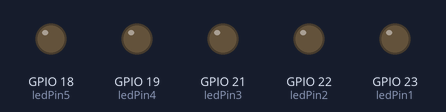
Recording of a sketch running on a simulated ESP32. On the bench: output pins drawn as LEDs (lit = HIGH). What the sketch prints to the serial monitor is not drawn.

Above: at 0.5 s.
At 1.5 s:
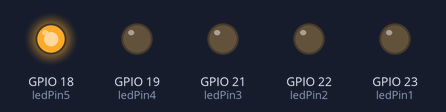
At 2.5 s:
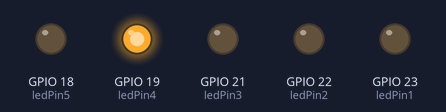
At 5.5 s:
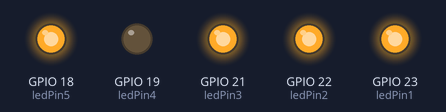
At 8.5 s:
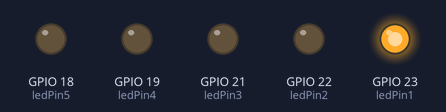
At 11.5 s:
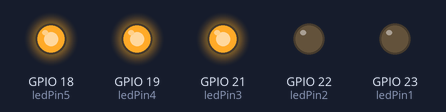
Timing chart, 0 to 13.0 s (numbered marks = the images above):
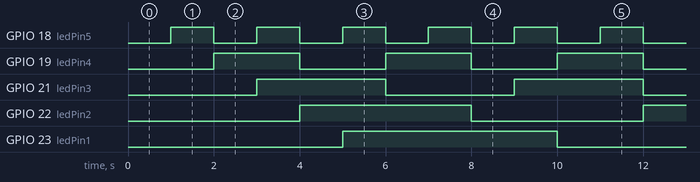

Measured:
- by itself, GPIO 18 (ledPin5): alternates HIGH for 1.0 s and LOW for 1.0 s
- by itself, GPIO 19 (ledPin4): alternates HIGH for 2.0 s and LOW for 2.0 s
- by itself, GPIO 21 (ledPin3): alternates HIGH for 3.0 s and LOW for 3.0 s
- by itself, GPIO 22 (ledPin2): alternates HIGH for 4.0 s and LOW for 4.0 s
- by itself, GPIO 23 (ledPin1): alternates HIGH for 5.0 s and LOW for 5.0 s

The sketch:

FreeRTOS_blynk_LEDs.ino
```cpp
/*
 * FreeRTOS 5 LED Blink Project
 * - Red : 5000ms
 * - Green : 4000ms
 * - Blue : 3000ms
 * - Yellow : 2000ms
 * - White : 1000ms
 */

// --- LED Pin Definitions ---
const int ledPin1 = 23; // Red
const int ledPin2 = 22; // Green
const int ledPin3 = 21; // Blue
const int ledPin4 = 19; // Yellow
const int ledPin5 = 18; // White

// --- Task Functions ---

void BlinkTask(void *pvParameters) {
  int pinNumber = (int)pvParameters;
  uint8_t ledState = 0;

  pinMode(pinNumber, OUTPUT);

  int delayTime = 1000; // Default

  if (pinNumber == ledPin1) {
    delayTime = 5000; // Red: 5000ms
  } else if (pinNumber == ledPin2) {
    delayTime = 4000; // Green: 4000ms
  } else if (pinNumber == ledPin3) {
    delayTime = 3000; // Blue: 3000ms
  } else if (pinNumber == ledPin4) {
    delayTime = 2000; // Yellow: 2000ms
  } else if (pinNumber == ledPin5) {
    delayTime = 1000; // White: 1000ms
  }

  //The Infinite Loop
  for (;;) {
    digitalWrite(pinNumber, ledState);   // Set the LED to current state
    ledState = !ledState;                // Toggle state (0 becomes 1, 1 becomes 0)
    vTaskDelay(delayTime / portTICK_PERIOD_MS); // Wait for the duration
  }
}

void setup() {
  Serial.begin(115200);
  Serial.println("Starting FreeRTOS Tasks...");

  // Task 1 (Red)
  xTaskCreate(BlinkTask, "RedTask", 1024, (void *)ledPin1, 1, NULL);

  // Task 2 (Green)
  xTaskCreate(BlinkTask, "GreenTask", 1024, (void *)ledPin2, 1, NULL);

  // Task 3 (Blue)
  xTaskCreate(BlinkTask, "BlueTask", 1024, (void *)ledPin3, 1, NULL);

  // Task 4 (Yellow)
  xTaskCreate(BlinkTask, "YellowTask", 1024, (void *)ledPin4, 1, NULL);

  // Task 5 (White)
  xTaskCreate(BlinkTask, "WhiteTask", 1024, (void *)ledPin5, 1, NULL);
}

void loop() {
}
```
